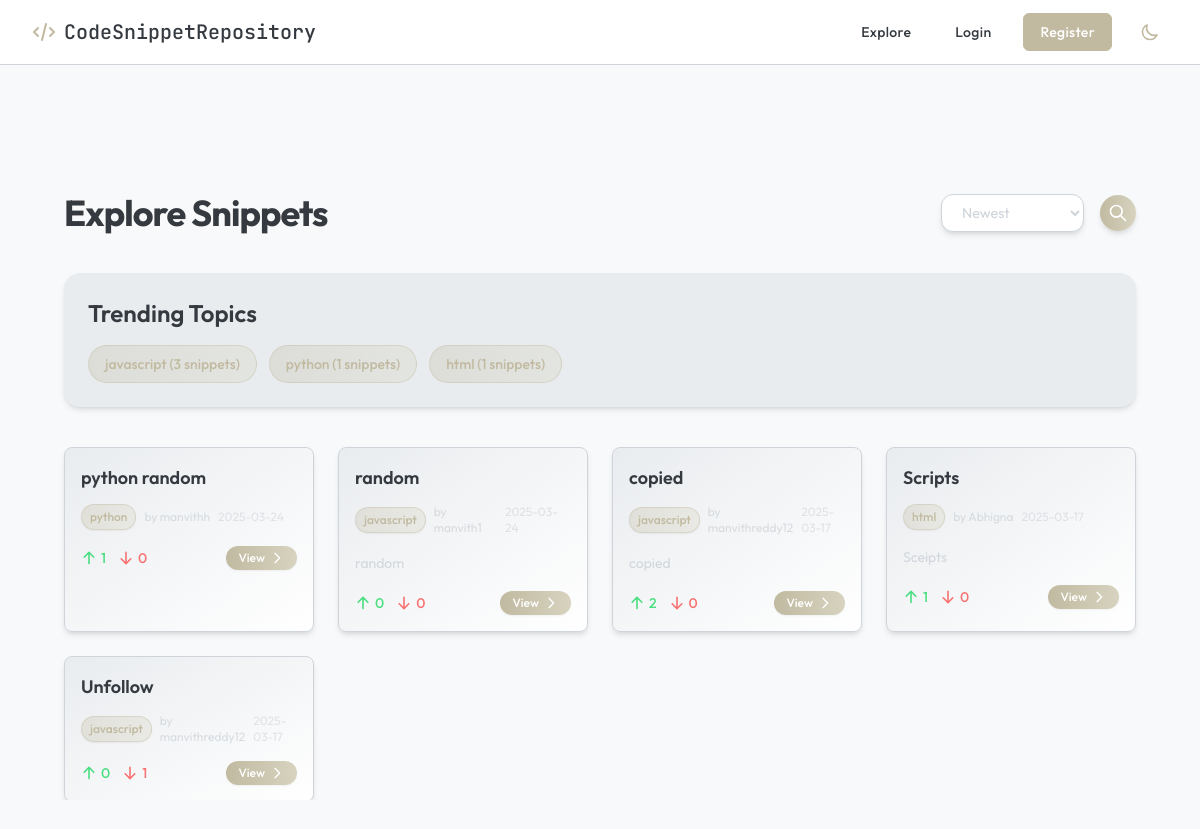
/explore, run on the app's committed database.
### tables this page shows
CREATE TABLE snippets (
        id INTEGER PRIMARY KEY AUTOINCREMENT,
        user_id INTEGER NOT NULL,
        title TEXT NOT NULL,
        code TEXT NOT NULL,
        language TEXT NOT NULL,
        description TEXT,
        is_private BOOLEAN DEFAULT 0,
        rating_total INTEGER DEFAULT 0,
        rating_count INTEGER DEFAULT 0,
        created_at TIMESTAMP DEFAULT CURRENT_TIMESTAMP, views INTEGER DEFAULT 0,
        FOREIGN KEY (user_id) REFERENCES users (id)
    );

CREATE TABLE users (
        id INTEGER PRIMARY KEY AUTOINCREMENT,
        username TEXT UNIQUE NOT NULL,
        email TEXT UNIQUE NOT NULL,
        password TEXT NOT NULL,
        created_at TIMESTAMP DEFAULT CURRENT_TIMESTAMP
    , profile_picture TEXT DEFAULT NULL);

### app.py (the view, shortened to what this page needs)
@app.route('/explore')
def explore():
    conn = sqlite3.connect('database.db')
    c = conn.cursor()
    trending_topics = c.execute('''
        SELECT language, COUNT(*) as count
        FROM snippets
        WHERE is_private = 0 AND created_at >= datetime('now', '-30 days')
        GROUP BY language
        ORDER BY count DESC
        LIMIT 5
    ''').fetchall()
    topic_filter = request.args.get('topic', '')
    sort = request.args.get('sort', 'newest')
    base_query = '''
        SELECT snippets.id, snippets.title, snippets.language, snippets.description,
               snippets.created_at, users.username,
               (SELECT COUNT(*) FROM votes WHERE snippet_id = snippets.id AND vote_type = 'up') as upvotes,
               (SELECT COUNT(*) FROM votes WHERE snippet_id = snippets.id AND vote_type = 'down') as downvotes,
               snippets.user_id
        FROM snippets
        JOIN users ON snippets.user_id = users.id
        WHERE snippets.is_private = 0
    '''
    params = []
    if topic_filter:
        base_query += ' AND snippets.language = ?'
        params.append(topic_filter)
    if sort == 'most-upvoted':
        base_query += ' ORDER BY upvotes DESC, created_at DESC'
    else:
        base_query += ' ORDER BY snippets.created_at DESC'
    snippets = c.execute(base_query, params).fetchall()
    conn.close()
    return render_template('explore.html', snippets=snippets, trending_topics=trending_topics, sort=sort)

### templates/explore.html (shortened to what this page needs)
{% extends "base.html" %}
{% block content %}
<div class="min-h-screen py-12">
    <div class="w-full px-4 sm:px-6 lg:px-8">
        <div class="flex justify-between items-center mb-10">
            <h1 class="text-4xl font-bold tracking-tight bg-gradient-to-r from-vesper-orange to-ash bg-clip-text dark:text-transparent text-charcoal">
                Explore Snippets
            </h1>
            <div class="flex items-center space-x-4">
                <select id="sort-by" class="dark:bg-dark-surface-2 bg-white border dark:border-gray-800 border-silver rounded-xl px-4 py-2 dark:text-ash text-silver focus:ring-2 focus:ring-vesper-accent/50 focus:border-vesper-accent shadow-elegant transition-all duration-200">
                    <option value="newest">Newest</option>
                </select>
                <button id="search-toggle" class="p-2 rounded-full bg-gradient-to-r from-vesper-accent to-vesper-orange text-white shadow-elegant hover:shadow-subtle-glow transition-all duration-300">
                    <svg xmlns="http://www.w3.org/2000/svg" class="h-5 w-5" fill="none" viewBox="0 0 24 24" stroke="currentColor">
                        <path stroke-linecap="round" stroke-linejoin="round" stroke-width="2" d="M21 21l-6-6m2-5a7 7 0 11-14 0 7 7 0 0114 0z" />
                    </svg>
                </button>
            </div>
        </div>
        <div class="mb-10 dark:bg-noir-light bg-cloud rounded-2xl p-6 shadow-elegant">
            <h2 class="text-2xl font-semibold dark:text-white text-charcoal mb-4">Trending Topics</h2>
            <div class="flex flex-wrap gap-3">
                {% for topic in trending_topics %}
                    <a href="{{ url_for('explore', topic=topic[0]) }}"
                       class="px-4 py-2 bg-gradient-to-r from-vesper-accent/30 to-vesper-orange/30 text-vesper-accent border border-vesper-accent/40 rounded-full text-sm font-medium hover:bg-vesper-accent/50 transition-all duration-200">
                        {{ topic[0] }} ({{ topic[1] }} snippets)
                    </a>
                {% endfor %}
            </div>
        </div>
        {% if snippets %}
            <div id="snippets-grid" class="grid grid-cols-1 gap-6 sm:grid-cols-2 lg:grid-cols-4">
                {% for snippet in snippets %}
                <div class="snippet-card bg-gradient-to-br dark:from-noir-light dark:to-dark-surface-2 from-cloud to-white border dark:border-gray-800 border-silver rounded-lg overflow-hidden shadow-elegant hover:shadow-subtle-glow dark:hover:border-vesper-accent/50 hover:border-vesper-orange/50 hover:scale-[1.03] transition-all duration-300 relative" data-snippet-id="{{ snippet[0] }}">
                    <div class="px-4 py-4 relative z-10">
                        <h3 class="snippet-title text-lg font-semibold dark:text-white text-charcoal mb-3 line-clamp-1 hover:text-vesper-orange transition-colors duration-200">{{ snippet[1] }}</h3>
                        <div class="flex items-center space-x-2 mb-4">
                            <span class="snippet-language px-2 py-1 rounded-full text-xs font-medium bg-gradient-to-r from-vesper-accent/30 to-vesper-orange/30 text-vesper-accent border border-vesper-accent/40 shadow-sm">
                                {{ snippet[2] }}
                            </span>
                            <span class="author text-xs dark:text-ash/80 text-silver/80">
                                by <a href="{{ url_for('user_profile', username=snippet[5]) }}" class="hover:text-vesper-orange transition-colors duration-200">{{ snippet[5] }}</a>
                            </span>
                            {% if snippet[4] %}
                                <span class="text-xs dark:text-ash/60 text-silver/60">
                                    {{ snippet[4].split(' ')[0] }}
                                </span>
                            {% endif %}
                        </div>
                        {% if snippet[3] %}
                            <p class="snippet-description dark:text-ash/90 text-silver/90 text-sm line-clamp-2 mb-4 leading-relaxed">{{ snippet[3] }}</p>
                        {% endif %}
                        <div class="flex items-center justify-between">
                            <div class="flex items-center space-x-3">
                                <form action="{{ url_for('upvote_snippet', id=snippet[0]) }}" method="POST" class="inline">
                                    <button type="submit"
                                            class="vote-btn text-sm font-medium text-green-400 hover:text-green-300 transition-all duration-200 flex items-center group">
                                        <span class="vote-count">{{ snippet[6] if snippet[6] else 0 }}</span>
                                    </button>
                                </form>
                                <form action="{{ url_for('downvote_snippet', id=snippet[0]) }}" method="POST" class="inline">
                                    <button type="submit"
                                            class="vote-btn text-sm font-medium text-red-400 hover:text-red-300 transition-all duration-200 flex items-center group">
                                        <span class="vote-count">{{ snippet[7] if snippet[7] else 0 }}</span>
                                    </button>
                                </form>
                            </div>
                            <a href="{{ url_for('view_snippet_explore', id=snippet[0]) }}"
                               class="inline-flex items-center px-3 py-1 bg-gradient-to-r from-vesper-accent to-vesper-orange text-xs font-medium text-white rounded-full shadow-sm hover:shadow-subtle-glow hover:scale-105 transition-all duration-200">
                                View
                                <svg xmlns="http://www.w3.org/2000/svg" class="h-4 w-4 ml-1 group-hover:translate-x-1 transition-transform duration-200" fill="none" viewBox="0 0 24 24" stroke="currentColor">
                                    <path stroke-linecap="round" stroke-linejoin="round" stroke-width="2" d="M9 5l7 7-7 7" />
                                </svg>
                            </a>
                        </div>
                    </div>
                </div>
                {% endfor %}
            </div>
        {% endif %}
    </div>
</div>
{% endblock %}

### templates/base.html (shortened to what this page needs)
<!DOCTYPE html>
<html lang="en" class="dark">
<head>
    <script src="https://cdn.tailwindcss.com"></script>
    <link rel="stylesheet" href="https://cdnjs.cloudflare.com/ajax/libs/animate.css/4.1.1/animate.min.css" />
</head>
<body class="dark:bg-noir bg-pearl dark:text-white text-charcoal font-sans transition-colors duration-500">
    <nav class="dark:bg-noir-light bg-white border-b dark:border-graphite border-silver sticky w-full top-0 z-50 transition-all duration-500 ease-in-out backdrop-blur-md dark:backdrop-blur-lg" id="mainNav">
        <div class="w-full px-4 sm:px-6 lg:px-8">
            <div class="flex items-center justify-between h-16">
                <a href="{{ url_for('home') }}"
                   class="text-xl font-mono font-medium dark:text-white text-charcoal hover:text-earth transition-colors duration-300 ease-in-out flex items-center relative">
                    <div class="logo-icon mr-2 text-earth">
                        <svg xmlns="http://www.w3.org/2000/svg" class="h-6 w-6" fill="none" viewBox="0 0 24 24" stroke="currentColor" stroke-width="2">
                            <path stroke-linecap="round" stroke-linejoin="round" d="M10 20l4-16m4 4l4 4-4 4M6 16l-4-4 4-4" />
                        </svg>
                    </div>
                    <span class="mr-2">CodeSnippetRepository</span>
                </a>
                <div class="flex items-center space-x-5 nav-links">
                    <a href="{{ url_for('explore') }}"
                       class="dark:text-white text-charcoal hover:text-earth px-3 py-2 text-sm rounded-md font-medium tracking-wide transition-all duration-300 nav-item magnetic-button">
                        <span class="relative z-10">Explore</span>
                    </a>
                    {% if 'user_id' in session %}
                        <a href="{{ url_for('new_snippet') }}"
                           class="dark:text-white text-earth hover:text-earth-light px-3 py-2 text-sm rounded-md font-medium tracking-wide transition-all duration-300 nav-item magnetic-button">
                            <span class="relative z-10">New Snippet</span>
                        </a>
                        <a href="{{ url_for('profile') }}"
                           class="dark:text-white text-charcoal hover:text-earth px-3 py-2 text-sm rounded-md font-medium tracking-wide transition-all duration-300 nav-item magnetic-button">
                            <span class="relative z-10">Profile</span>
                        </a>
                        <form action="{{ url_for('logout') }}" method="GET" class="inline">
                            <button type="submit"
                                   class="dark:text-white text-charcoal hover:text-earth px-3 py-2 text-sm rounded-md font-medium tracking-wide transition-all duration-300 nav-item magnetic-button">
                                <span class="relative z-10">Logout</span>
                            </button>
                        </form>
                    {% else %}
                        <a href="{{ url_for('login') }}"
                           class="dark:text-white text-charcoal hover:text-earth px-3 py-2 text-sm rounded-md font-medium tracking-wide transition-all duration-300 nav-item magnetic-button">
                            <span class="relative z-10">Login</span>
                        </a>
                        <a href="{{ url_for('register') }}"
                           class="bg-earth text-white border border-earth hover:bg-earth-dark px-4 py-2 text-sm rounded-md font-medium tracking-wide transition-all duration-500 ease-in-out nav-item hover:shadow-earth-glow relative overflow-hidden group">
                            <span class="relative z-10">Register</span>
                        </a>
                    {% endif %}
                    <button id="theme-toggle" class="theme-toggle p-2 rounded-full focus:outline-none transition-transform duration-300 hover:scale-110">
                        <svg xmlns="http://www.w3.org/2000/svg" class="h-5 w-5 dark:hidden block text-earth" fill="none" viewBox="0 0 24 24" stroke="currentColor">
                            <path stroke-linecap="round" stroke-linejoin="round" stroke-width="2" d="M20.354 15.354A9 9 0 018.646 3.646 9.003 9.003 0 0012 21a9.003 9.003 0 008.354-5.646z" />
                        </svg>
                    </button>
                </div>
            </div>
        </div>
    </nav>
    <main class="pt-20 animate-fadeIn page-content relative z-10">
        <div class="w-full px-4 sm:px-6 lg:px-8">
            <div class="page-transition-wrapper min-h-screen">
                {% block content %}{% endblock %}
            </div>
        </div>
    </main>
</body>
</html>

### templates/base.html (style rules this page uses)
html, body { height: 100%; margin: 0; padding: 0; overflow-y: auto; }
.magnetic-button { position: relative; overflow: hidden; }
.magnetic-button::after { content: ''; position: absolute; left: 50%; top: 50%; width: 0; height: 0; background: rgba(193, 186, 161, 0.1); border-radius: 50%; transform: translate(-50%, -50%); transition: width 0.5s, height 0.5s; }
.page-transition-wrapper { transition: transform 0.5s ease, opacity 0.5s ease; }
input, select, textarea { background-color: #FFFFFF; color: #343A40; border: 1px solid #CED4DA; padding: 0.625rem 0.75rem; border-radius: 0.25rem; transition: all 0.4s cubic-bezier(0.175, 0.885, 0.32, 1.275); font-size: 0.9rem; position: relative; z-index: 1; }
.theme-toggle { transform-origin: center; transition: transform 0.3s ease, color 0.3s ease; }

### data on the page
snippets: title "python random", language "python", username "manvithh", created_at "2025-03-24", snippet "1", snippet "0"
snippets: title "random", language "javascript", username "manvith1", created_at "2025-03-24", description "random", snippet "0"
snippets: title "copied", language "javascript", username "manvithreddy12", created_at "2025-03-17", description "copied", snippet "2", snippet "0"
snippets: title "Scripts", language "html", username "Abhigna", created_at "2025-03-17", description "Sceipts", snippet "1", snippet "0"
snippets: title "Unfollow", language "javascript", username "manvithreddy12", created_at "2025-03-17", snippet "0", user "1"

### other printed values
{{ topic[0] }} "javascript" "python" "html"
{{ topic[1] }} "3" "1" "1"
